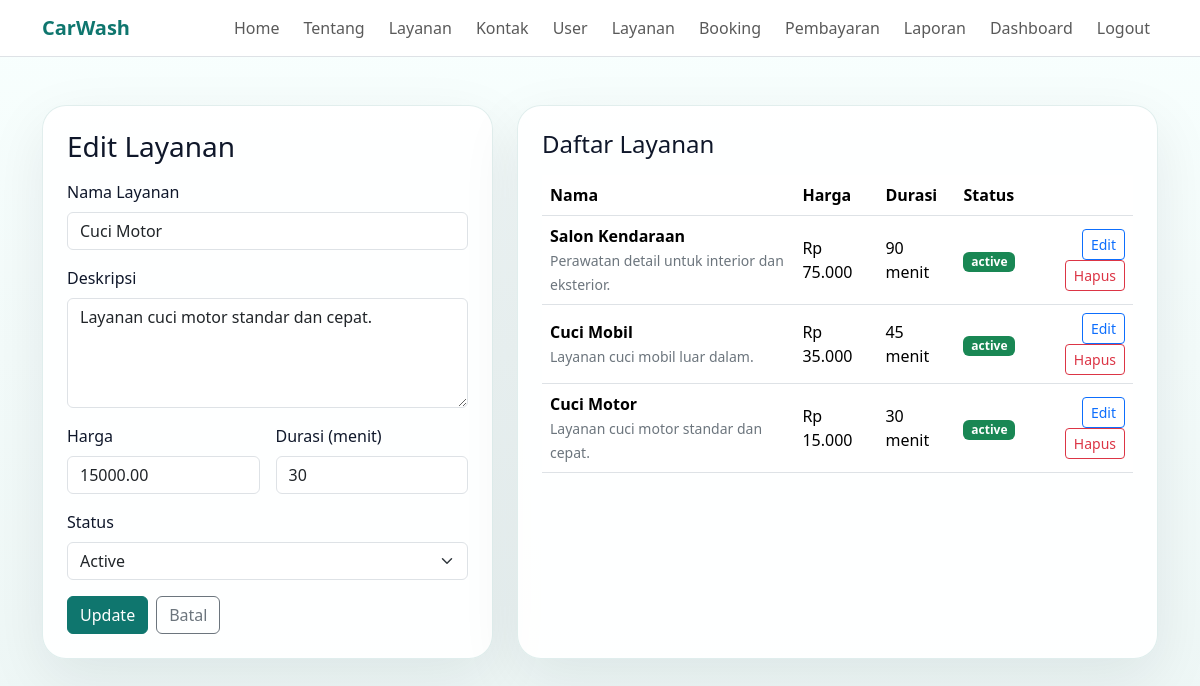
Page /admin/services.php?edit_service=1 (signed in) on the committed database.
### tables this page shows
CREATE TABLE services (
  id INT AUTO_INCREMENT PRIMARY KEY,
  service_name VARCHAR(100) NOT NULL,
  description TEXT,
  price DECIMAL(12,2) NOT NULL,
  duration INT NOT NULL,
  status ENUM('active', 'inactive') NOT NULL DEFAULT 'active'
);

### config/app.php (called while the page is built, shortened)
<?php
function app_url(string $path = ''): string
{
    $normalizedPath = '/' . ltrim($path, '/');
    return rtrim(BASE_URL, '/') . $normalizedPath;
}

### admin/services.php (the view, shortened to what this page needs)
<?php
require __DIR__ . '/../config/database.php';
$editingService = null;
if (isset($_GET['edit_service'])) {
		$editId = (int) $_GET['edit_service'];
		$editStatement = $pdo->prepare('SELECT id, service_name, description, price, duration, status FROM services WHERE id = :id LIMIT 1');
		$editStatement->execute(['id' => $editId]);
		$editingService = $editStatement->fetch() ?: null;
}
$serviceStatement = $pdo->query('SELECT id, service_name, description, price, duration, status FROM services ORDER BY id DESC');
$services = $serviceStatement->fetchAll();
require __DIR__ . '/../includes/header.php';
require __DIR__ . '/../includes/navbar.php';
?>
<main class="container py-5">
	<div class="row g-4">
		<div class="col-lg-5">
			<div class="content-card p-4 h-100">
				<h1 class="h3 mb-3"><?php echo $editingService ? 'Edit Layanan' : 'Tambah Layanan'; ?></h1>
				<form method="post" class="row g-3">
					<div class="col-12">
						<label class="form-label" for="service_name">Nama Layanan</label>
						<input class="form-control" type="text" id="service_name" name="service_name" value="<?php echo htmlspecialchars($editingService['service_name'] ?? ''); ?>" required>
					</div>
					<div class="col-12">
						<label class="form-label" for="description">Deskripsi</label>
						<textarea class="form-control" id="description" name="description" rows="4"><?php echo htmlspecialchars($editingService['description'] ?? ''); ?></textarea>
					</div>
					<div class="col-md-6">
						<label class="form-label" for="price">Harga</label>
						<input class="form-control" type="number" id="price" name="price" min="0" step="1" value="<?php echo htmlspecialchars((string) ($editingService['price'] ?? '')); ?>" required>
					</div>
					<div class="col-md-6">
						<label class="form-label" for="duration">Durasi (menit)</label>
						<input class="form-control" type="number" id="duration" name="duration" min="1" step="1" value="<?php echo htmlspecialchars((string) ($editingService['duration'] ?? '')); ?>" required>
					</div>
					<div class="col-12">
						<label class="form-label" for="status">Status</label>
						<select class="form-select" id="status" name="status">
							<option value="active" <?php echo (($editingService['status'] ?? 'active') === 'active') ? 'selected' : ''; ?>>Active</option>
						</select>
					</div>
					<div class="col-12 d-grid d-md-flex gap-2">
						<button class="btn btn-primary" type="submit"><?php echo $editingService ? 'Update' : 'Simpan'; ?></button>
						<?php if ($editingService): ?>
							<a class="btn btn-outline-secondary" href="<?php echo htmlspecialchars(app_url('admin/services.php')); ?>">Batal</a>
						<?php endif; ?>
					</div>
				</form>
			</div>
		</div>
		<div class="col-lg-7">
			<div class="content-card p-4 h-100">
				<h2 class="h4 mb-3">Daftar Layanan</h2>
				<?php if (empty($services)): ?>
					<div class="alert alert-info mb-0">Belum ada data layanan.</div>
				<?php else: ?>
					<div class="table-responsive">
						<table class="table align-middle">
							<thead>
								<tr>
									<th>Nama</th>
									<th>Harga</th>
									<th>Durasi</th>
									<th>Status</th>
									<th></th>
								</tr>
							</thead>
							<tbody>
								<?php foreach ($services as $service): ?>
									<tr>
										<td>
											<strong><?php echo htmlspecialchars($service['service_name']); ?></strong><br>
											<small class="text-secondary"><?php echo htmlspecialchars($service['description'] ?? ''); ?></small>
										</td>
										<td>Rp <?php echo number_format((float) $service['price'], 0, ',', '.'); ?></td>
										<td><?php echo (int) $service['duration']; ?> menit</td>
										<td><span class="badge <?php echo $service['status'] === 'active' ? 'text-bg-success' : 'text-bg-secondary'; ?>"><?php echo htmlspecialchars($service['status']); ?></span></td>
										<td class="text-end">
											<a class="btn btn-sm btn-outline-primary" href="<?php echo htmlspecialchars(app_url('admin/services.php?edit_service=' . (int) $service['id'])); ?>">Edit</a>
											<a class="btn btn-sm btn-outline-danger" href="<?php echo htmlspecialchars(app_url('admin/services.php?delete_service=' . (int) $service['id'])); ?>" onclick="return confirm('Hapus layanan ini?')">Hapus</a>
										</td>
									</tr>
								<?php endforeach; ?>
							</tbody>
						</table>
					</div>
				<?php endif; ?>
			</div>
		</div>
	</div>
</main>
<?php require __DIR__ . '/../includes/footer.php'; ?>

### assets/css/style.css (style rules this page uses)
:root { --brand: #0f766e; --brand-dark: #0b4f4a; --bg-soft: #f4fbfa; --text: #0f172a; }
body { color: var(--text); background: linear-gradient(180deg, #f8fffe 0%, #eef7f6 100%); }
.hero-card, .content-card, .auth-card { background: rgba(255, 255, 255, 0.9); border: 1px solid rgba(15, 118, 110, 0.12); border-radius: 24px; box-shadow: 0 20px 60px rgba(15, 23, 42, 0.08); }
.btn-primary { background: var(--brand); border-color: var(--brand); }

### rows in the picture
services: service_name "Cuci Motor", description "Layanan cuci motor standar dan cepat.", price "15000.00", duration "30", status "Active", price "15.000", status "active"
services: service_name "Salon Kendaraan", description "Perawatan detail untuk interior dan eksterior.", price "75.000", duration "90", status "active"
services: service_name "Cuci Mobil", description "Layanan cuci mobil luar dalam.", price "35.000", duration "45", status "active"
